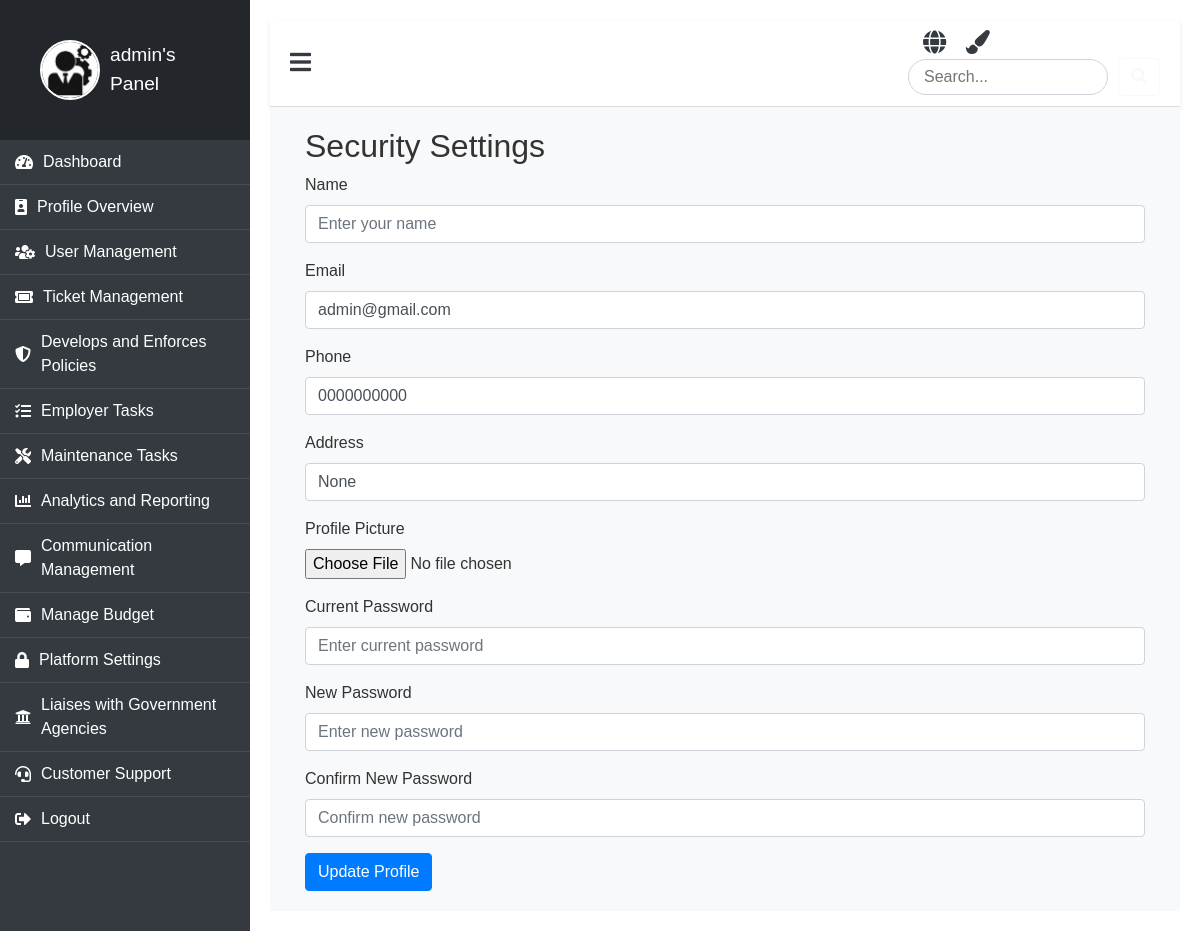
Screenshot of /security/ (signed in) with the database file from the repository.
### booking/models.py (models this page shows)
class CustomUser(AbstractUser):
    ROLE_CHOICES = (
        ('admin', 'Admin'),
        ('employer', 'Employer'),
        ('passenger', 'Passenger'),
        ('maintenance', 'Maintenance'),
    )
    role = models.CharField(max_length=30, choices=ROLE_CHOICES, default='passenger')
    profile_picture = models.ImageField(upload_to='profile_pictures/', blank=True, null=True)
    phone = models.CharField(max_length=15, default='0000000000')  # Provide a default value
    address = models.TextField(null=True, blank=True)  # Temporarily allow null

### booking/views.py (the view)
# urls.py: path('security/', views.security, name='security'),
@login_required
def security(request):
    if request.method == 'POST':
        name = request.POST.get('name')
        email = request.POST.get('email')
        current_password = request.POST.get('currentPassword')
        new_password = request.POST.get('newPassword')
        confirm_password = request.POST.get('confirmPassword')
        profile_picture = request.FILES.get('profile_picture')
        request.user.name = name
        request.user.email = email
        if not request.user.check_password(current_password):
            context = {'error': 'Current password is incorrect'}
        else:
            if new_password and new_password == confirm_password:
                request.user.set_password(new_password)
            if profile_picture:
                request.user.profile_picture = profile_picture
            request.user.save()
            context = {'success': 'Settings updated successfully'}
            return redirect('user_panel')
    else:
        context = {}
    return render(request, 'panel/admin/profile/security.html', context)

### booking/templates/panel/admin/profile/security.html (shortened to what this page needs)
{% extends 'panel/base/base_admin.html' %}
{% block content %}
<div class="container">
    <h2>Security Settings</h2>
    <form method="post" action="{% url 'security' %}" enctype="multipart/form-data">
        <div class="form-group">
            <label for="name">Name</label>
            <input type="text" class="form-control" id="name" name="name" value="{{ user.name }}" placeholder="Enter your name">
        </div>
        <div class="form-group">
            <label for="email">Email</label>
            <input type="email" class="form-control" id="email" name="email" value="{{ user.email }}" placeholder="Enter your email">
        </div>
        <div class="form-group">
            <label for="phone">Phone</label>
            <input type="text" class="form-control" id="phone" name="phone" value="{{ user.phone }}" placeholder="Enter your phone number">
        </div>
        <div class="form-group">
            <label for="address">Address</label>
            <input type="text" class="form-control" id="address" name="address" value="{{ user.address }}" placeholder="Enter your address">
        </div>
        <div class="form-group">
            <label for="profile_picture">Profile Picture</label>
            <input type="file" class="form-control-file" id="profile_picture" name="profile_picture">
        </div>
        <div class="form-group">
            <label for="currentPassword">Current Password</label>
            <input type="password" class="form-control" id="currentPassword" name="currentPassword" placeholder="Enter current password">
        </div>
        <div class="form-group">
            <label for="newPassword">New Password</label>
            <input type="password" class="form-control" id="newPassword" name="newPassword" placeholder="Enter new password">
        </div>
        <div class="form-group">
            <label for="confirmPassword">Confirm New Password</label>
            <input type="password" class="form-control" id="confirmPassword" name="confirmPassword" placeholder="Confirm new password">
        </div>
        <button type="submit" class="btn btn-primary">Update Profile</button>
    </form>
</div>
{% endblock %}

### booking/templates/panel/base/base_admin.html (shortened to what this page needs)
{% load static %}
<!DOCTYPE html>
<html lang="en">
<head>
    <link rel="stylesheet" href="https://stackpath.bootstrapcdn.com/bootstrap/4.5.2/css/bootstrap.min.css">
    <link rel="stylesheet" href="https://cdnjs.cloudflare.com/ajax/libs/font-awesome/5.15.3/css/all.min.css">
    <link rel="stylesheet" href="{% static 'css/clients.css' %}">
</head>
<body>
    <div class="dashboard">
        <div class="dashboard-nav">
            <header>
                <a href="{% url 'admin_panel' %}" class="brand-logo">
                    {% if user.profile_picture %}
                        <img src="{{ user.profile_picture.url }}" alt="{{ user.username }}'s profile picture" class="profile-pic" />
                    {% else %}
                        <img src="{% static 'image/why.jpeg' %}" alt="Default Avatar" class="profile-pic" />
                    {% endif %}
                    <span>{{ user.username }}'s Panel</span>
                </a>
            </header>
            <nav class="dashboard-nav-list">
                <a href="{% url 'admin_panel' %}" class="dashboard-nav-item"><i class="fas fa-tachometer-alt"></i> Dashboard</a>
                <a href="{% url 'profile_admin' %}" class="dashboard-nav-item"><i class="fas fa-id-badge"></i> Profile Overview</a>
                <a href="{% url 'user_management' %}" class="dashboard-nav-item"><i class="fas fa-users-cog"></i> User Management</a>
                <a href="{% url 'ticket_form' %}" class="dashboard-nav-item"><i class="fas fa-ticket-alt"></i> Ticket Management</a>
                <a href="{% url 'policy' %}" class="dashboard-nav-item"><i class="fas fa-shield-alt"></i> Develops and Enforces Policies</a>
                <a href="{% url 'employer_task_list' %}" class="dashboard-nav-item"><i class="fas fa-tasks"></i> Employer Tasks</a>
                <a href="{% url 'assign_task' %}" class="dashboard-nav-item"><i class="fas fa-tools"></i> Maintenance Tasks</a>
                <a href="#" class="dashboard-nav-item"><i class="fas fa-chart-bar"></i> Analytics and Reporting</a>
                <a href="{% url 'communication_list' %}" class="dashboard-nav-item"><i class="fas fa-comment-alt"></i> Communication Management</a>
                <a href="#" class="dashboard-nav-item"><i class="fas fa-wallet"></i> Manage Budget</a>
                <a href="{% url 'security' %}" class="dashboard-nav-item"><i class="fas fa-lock"></i> Platform Settings</a>
                <a href="{% url 'gov' %}" class="dashboard-nav-item"><i class="fas fa-university"></i> Liaises with Government Agencies</a>
                <a href="{% url 'manage_contact' %}" class="dashboard-nav-item"><i class="fas fa-headset"></i> Customer Support</a>
                <a href="{% url 'logout' %}" class="dashboard-nav-item"><i class="fas fa-sign-out-alt"></i> Logout</a>
            </nav>
        </div>
        <main class="dashboard-app">
            <header class="dashboard-toolbar">
                <a href="#!" class="menu-toggle"><i class="fas fa-bars"></i></a>
                <div class="header-icons">
                    <i class="fas fa-globe icon" title="Change Language" onclick="toggleLanguage()"></i>
                    <i class="fas fa-paint-brush icon" title="Change Theme" onclick="toggleTheme()"></i>
                    <div class="search-bar">
                        <input type="text" placeholder="Search..." aria-label="Search" />
                        <button class="btn btn-outline-light" type="button"><i class="fas fa-search"></i></button>
                    </div>
                </div>
            </header>
            <div class="dashboard-content">
                {% block content %}{% endblock %}
            </div>
        </main>
    </div>
</body>
</html>

### booking/static/css/clients.css (style rules this page uses)
body { font-family: 'Arial', sans-serif; background-color: #f8f9fa; color: #333; margin: 0; padding: 0; overflow-x: hidden; }
.dashboard { display: flex; min-height: 100vh; }
.dashboard-nav { width: 250px; background-color: #343a40; color: #fff; transition: width 0.4s ease, opacity 0.4s ease; opacity: 1; }
.dashboard-nav header { padding: 20px; display: flex; align-items: center; justify-content: flex-start; background-color: #23272b; text-align: left; }
.dashboard-nav .profile-pic { width: 60px; height: 60px; border-radius: 50%; margin-right: 10px; border: 2px solid #fff; }
.dashboard-nav .brand-logo { display: flex; align-items: center; font-size: 1.2rem; color: #fff; text-decoration: none; }
.dashboard-nav .brand-logo span { transition: opacity 0.4s ease; }
.dashboard-nav .dashboard-nav-list { padding: 0; margin: 0; list-style: none; }
.dashboard-nav-item { display: flex; align-items: center; padding: 15px; font-size: 1rem; color: #ddd; text-decoration: none; border-bottom: 1px solid #454d55; transition: background-color 0.3s ease; }
.dashboard-nav-item i { margin-right: 10px; }
.dashboard-app { flex-grow: 1; background-color: #fff; padding: 20px; transition: margin-left 0.4s ease; }
.dashboard-toolbar { display: flex; justify-content: space-between; align-items: center; padding: 10px 20px; background-color: #fff; border-bottom: 1px solid #ddd; box-shadow: 0 2px 4px rgba(0, 0, 0, 0.1); }
.dashboard-toolbar .menu-toggle { font-size: 1.5rem; cursor: pointer; color: #343a40; }
.header-icons .icon { margin-left: 15px; font-size: 1.3rem; color: #343a40; transition: color 0.3s ease; }
.search-bar input { width: 200px; border-radius: 20px; border: 1px solid #ced4da; padding: 5px 15px; transition: width 0.3s ease; }
.dashboard-content { padding: 20px; background-color: #f8f9fa; }
.dashboard-nav .brand-logo { animation: slideIn 1s ease-in-out; }
.dashboard-nav-item { position: relative; overflow: hidden; }
.dashboard-nav-item::before { content: ''; position: absolute; top: 0; left: 0; width: 100%; height: 100%; background-color: rgba(255, 255, 255, 0.2); transform: translateX(-100%); transition: transform 0.5s ease; }
.dashboard-app { animation: fadeIn 1s ease-in-out; }

### booking/templates/panel/base/base_admin.html (style rules this page uses)
body { background-color: #e9ecef; font-family: 'Arial', sans-serif; }
.dashboard-nav { background-color: #343a40; color: white; min-height: 100vh; }
.brand-logo { display: flex; align-items: center; color: white; padding: 20px; text-decoration: none; }
.brand-logo img { margin-right: 10px; }
.dashboard-nav-list a { color: white; display: flex; align-items: center; padding: 10px 15px; transition: background 0.3s; }
.header-icons .icon { margin-left: 15px; cursor: pointer; font-size: 1.5rem; }
.search-bar { display: flex; align-items: center; }
.search-bar input { border-radius: 20px; border: 1px solid #ced4da; padding: 5px 15px; width: 200px; margin-right: 10px; }
.dashboard-content { padding: 20px; }
.profile-pic { width: 50px; height: 50px; border-radius: 50%; margin-right: 10px; }

### rows the page displays
CustomUser: username "admin", email "admin@gmail.com", phone "0000000000", address "None"
